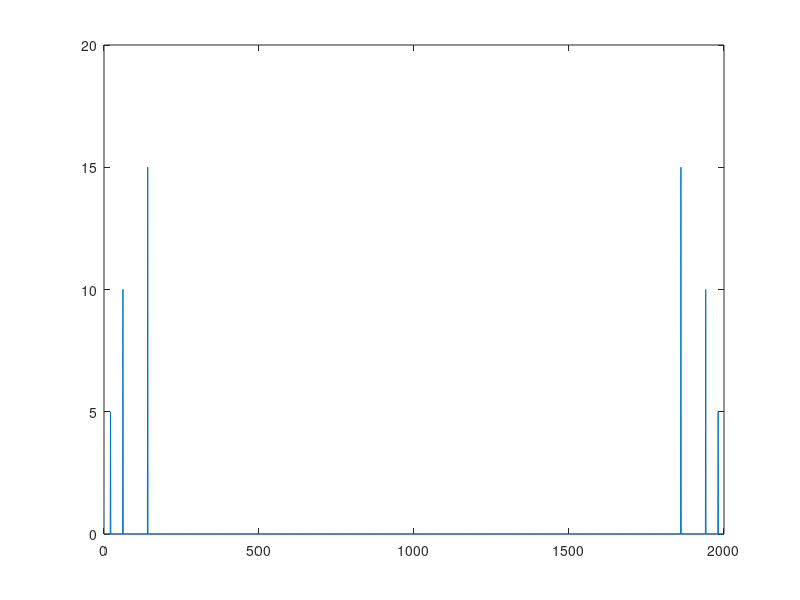

The MATLAB source for this figure:
%Trying fft 

Fs = 1000;            % Sampling frequency                    
T = 1/Fs;             % Sampling period       
dt = 0:T:2-T  ;    %Signal Strength 

f1 = 10 ; 
f2 = 30 ; 
f3 = 70 ; 

y1 = 10*sin(2*pi*f1*dt) ; 
y2 = 20*sin(2*pi*f2*dt) ; 
y3 = 30*sin(2*pi*f3*dt) ; 

% subplot(321) ; 
% plot(dt, y1, 'r') ; 
% subplot(323) ; 
% plot(dt, y2, 'b') ; 
% subplot(325) ; 
% plot(dt, y3 , 'y') ; 

y4 = y1 + y2 + y3 ; 
% subplot(324) ;
X = fft(y4) ; 
X_absolute = abs(X) ; 
% plot(X_absolute)
plot(X_absolute/(2000)) 
